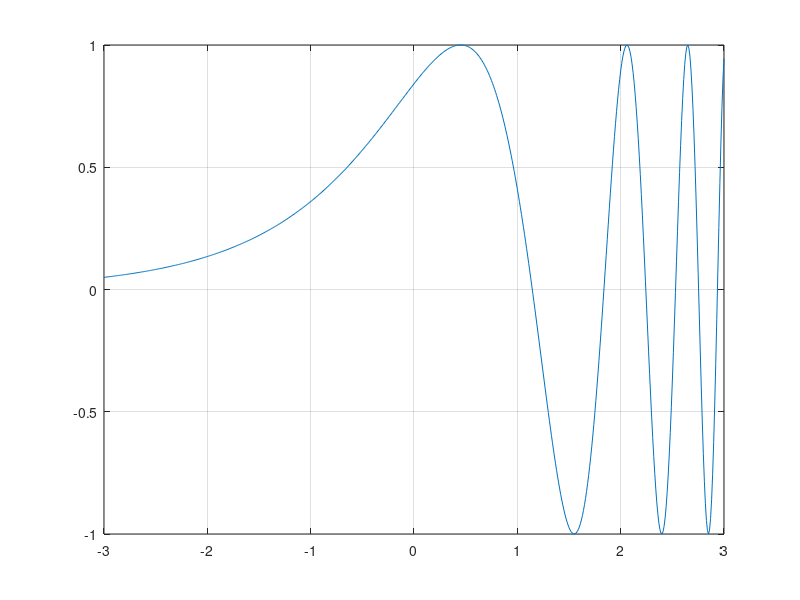

The MATLAB script that drew this image: (Note: this script raises an error after producing the figure.)
x = -3:0.01:3;
f = sin(exp(x));
xlim([-3,3]);
plot(x,f);
grid on
hold on
% z = ginput(1);
xx = fzero('sin(exp(x))', 1);
y = sin(exp(xx));
plot(xx, y, 'ro');
hold on
xx = fzero('sin(exp(x))', 2);
y = sin(exp(xx));
plot(xx, y, 'ro');
hold on
xx = fzero('sin(exp(x))', 2.2);
y = sin(exp(xx));
plot(xx, y, 'ro');
hold on
xx = fzero('sin(exp(x))', 2.5);
y = sin(exp(xx));
plot(xx, y, 'ro');
hold on
xx = fzero('sin(exp(x))', 2.7);
y = sin(exp(xx));
plot(xx, y, 'ro');
hold on
xx = fzero('sin(exp(x))', 3);
y = sin(exp(xx));
plot(xx, y, 'ro');
hold off
%%
syms x;
f = x^2+1==0;
xf = fzero('x^2+1',0)
xs = solve(f)
%%
syms x;
f = cos(x) - exp(0.0001-x^2);
xx = -5:0.01:5;
y = cos(xx) - exp(0.0001-xx.*xx);
plot(xx,y)
grid on
xlim([-5,5])
ylim([-5,5])
solve(f)
fzero('cos(x)-exp(0.0001-x^2)',0)








